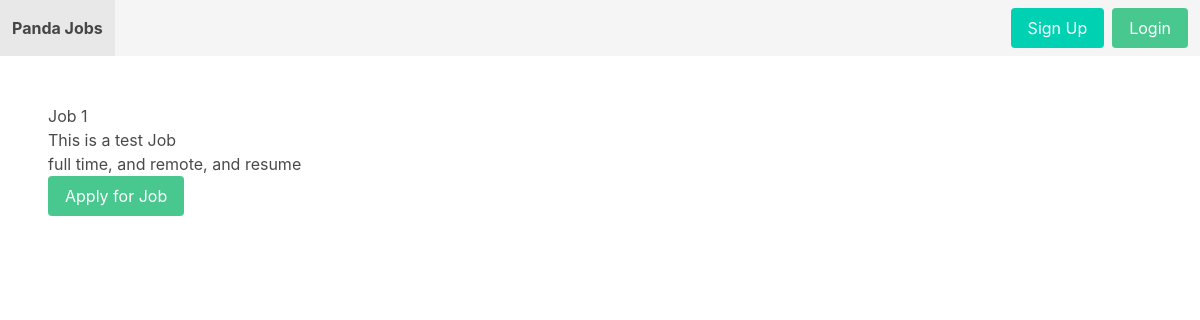
Page /jobs/1/ on the committed database.
### apps/jobs/models.py (models this page shows, shortened)
class Job(models.Model):
    SIZE_1_9 = 'size_1_9'
    SIZE_10_49 = 'size_10_49'
    SIZE_50_99 = 'size_50_99'
    SIZE_100 = 'size_100'
    SIZE_CHOICES = (
        (SIZE_1_9, '1-9'),
        (SIZE_10_49, '10-49'),
        (SIZE_50_99, '50-99'),
        (SIZE_100, '100+'),
    )
    title = models.CharField(max_length=100)
    summary = models.TextField()
    full_description = models.TextField()
    company_name = models.CharField(max_length=100)
    company_location = models.CharField(max_length=100, blank=True, null=True)
    company_size = models.CharField(max_length=20, choices=SIZE_CHOICES, default=SIZE_1_9)
    created_by= models.ForeignKey(User, related_name='jobs', on_delete=models.CASCADE)
    created_at = models.DateTimeField(auto_now_add=True)
    updated_at = models.DateTimeField(auto_now=True)
    is_active = models.BooleanField(default=True)

### apps/jobs/views.py (the view)
# urls.py: path('<int:job_id>/', job_detail, name='job_detail'),
def job_detail(request, job_id):
    job = Job.objects.get(pk=job_id)
    return render(request, 'job_detail.html', {'job':job})

### apps/notifications/context_processors.py (called while the page is built)
def notification(request):
    if request.user.is_authenticated:
        return {'notifications': request.user.notifications.filter(is_read=False)}
    else:
        return {'notifications': []}

### apps/jobs/templates/job_detail.html (shortened to what this page needs)
{% extends 'base.html' %}
{% block content %}
    <h1>{{ job.title }}</h1>
    <p>{{ job.summary }}</p>
    <p>{{ job.full_description }}</p>
    <a href="{% url 'apply' job.id %}" class="button is-success">Apply for Job</a>
{% endblock %}

### rows in the picture
Job: title "Job 1", summary "This is a test Job", full_description "full time, and remote, and resume"
